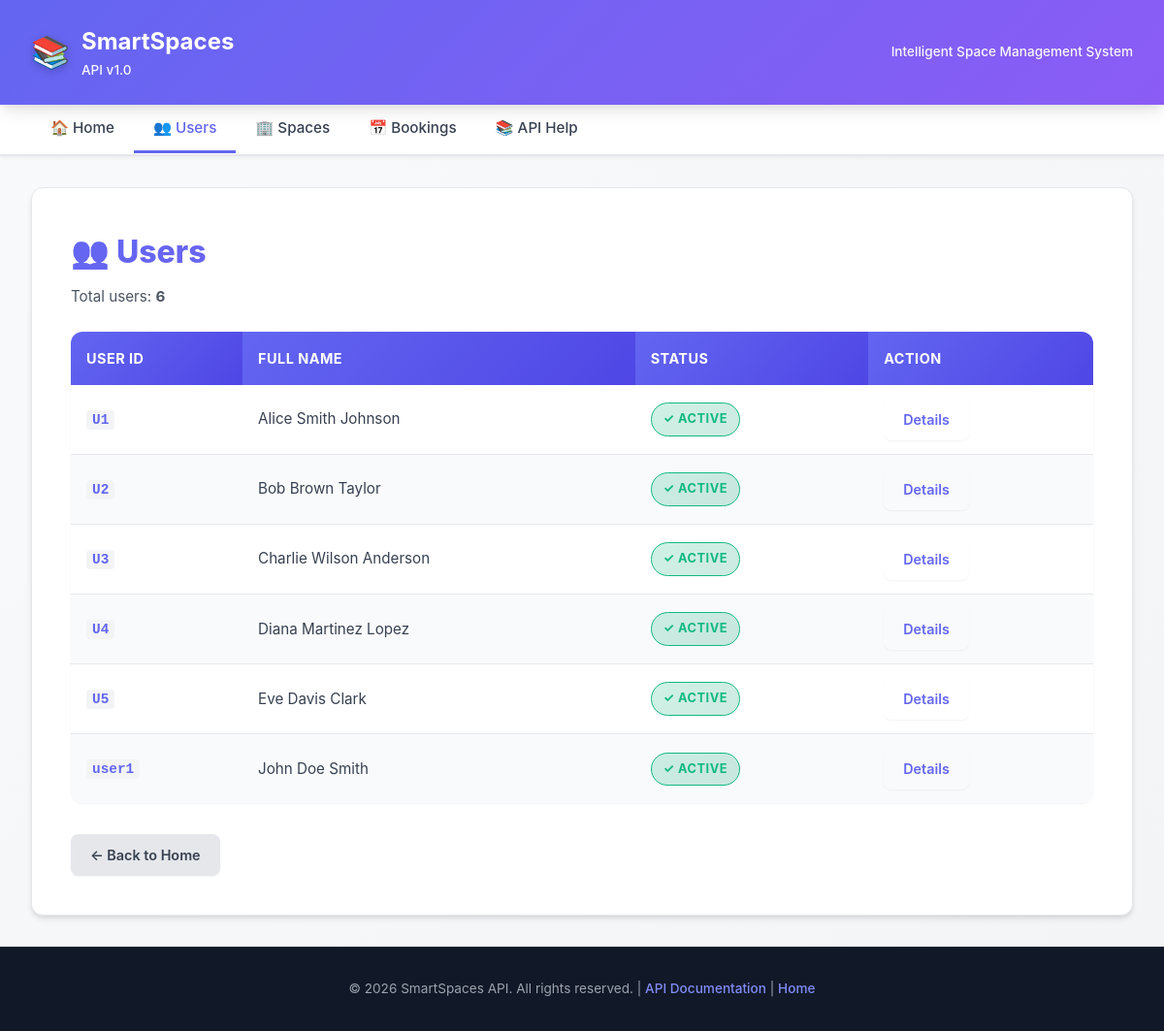
/users, run on an earlier commit of the app's database.
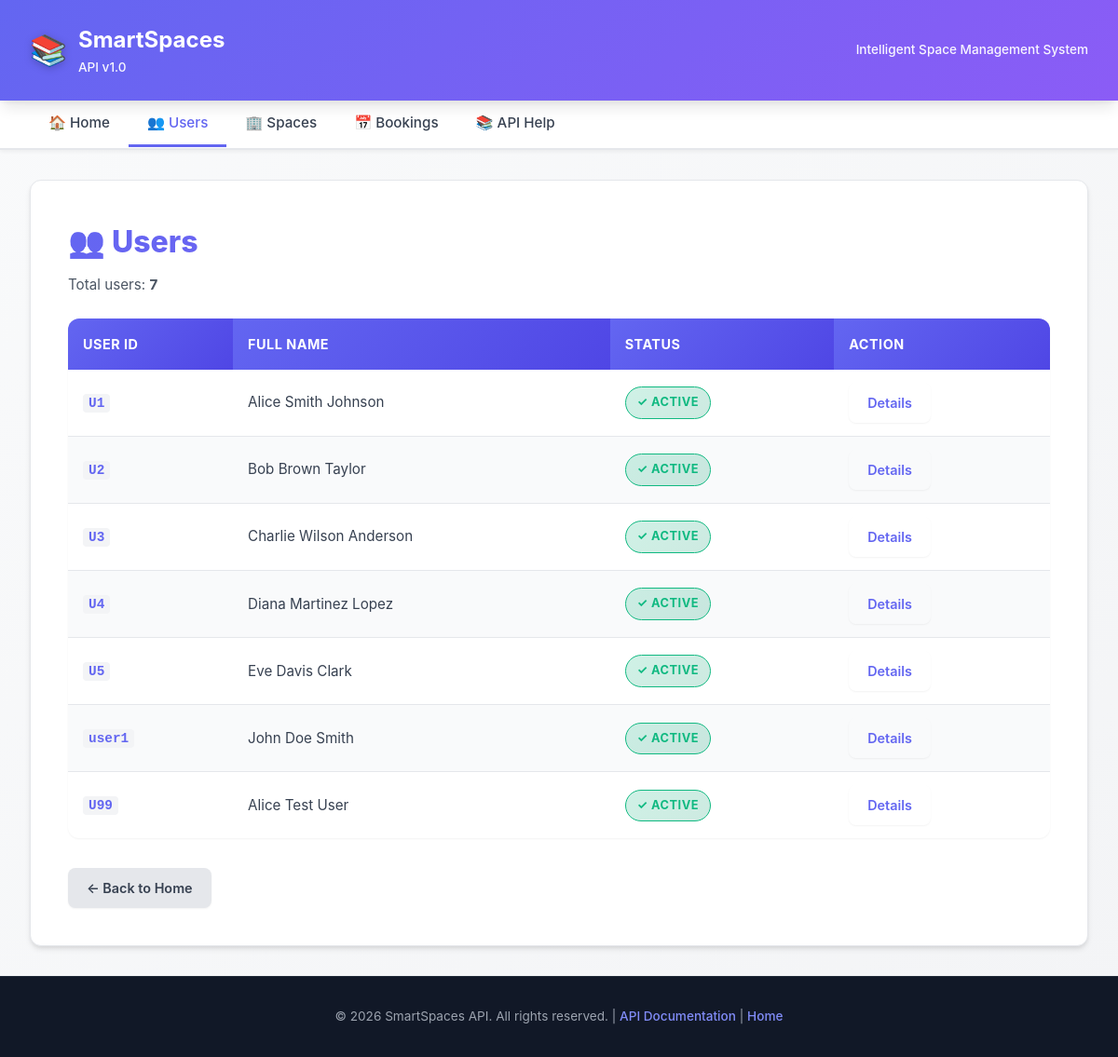
And on a later commit of the database.
### tables this page shows
CREATE TABLE users (
        user_id  TEXT PRIMARY KEY,
        name     TEXT    NOT NULL,
        surname1 TEXT    NOT NULL,
        surname2 TEXT    NOT NULL,
        active   INTEGER NOT NULL
    );

### presentation/app.py (the view)
@app.route("/users", methods=["GET"])
def list_users():
    try:
        users = user_service.list_users()
        formatted_users = [format_user(u) for u in users]
        return render_template('users.html', users=formatted_users)
    except Exception as e:
        logger.error(f"Error al listar usuarios: {str(e)}")
        return error_response(f"Error al listar usuarios: {str(e)}", 500)

### application/user_service.py (called while the page is built)
    def list_users(self):
        return self._user_repo.list()

### domain/user.py (called while the page is built)
    @property
    def user_id(self):
        return self.__user_id

    @property
    def name(self):
        return self._name

    @property
    def surname1(self):
        return self._surname1

    @property
    def surname2(self):
        return self._surname2

    def full_name(self):
        return f"{self.name} {self.surname1} {self.surname2}"

    def is_active(self):
        return self._active

### infrastructure/user_sqlite_repository.py (called while the page is built)
    def _connect(self):
        conn = sqlite3.connect(self._db_path)
        conn.execute("PRAGMA foreign_keys = ON")
        return conn

### presentation/app.py (called while the page is built)
@app.before_request
def log_request():
    logger.info(f"{request.method} {request.path}")

def format_user(user):
    return {
        "user_id": user.user_id,
        "name": user.name,
        "surname1": user.surname1,
        "surname2": user.surname2,
        "full_name": user.full_name(),
        "active": user.is_active(),
    }

### presentation/templates/users.html (shortened to what this page needs)
{% extends "base.html" %}
{% block content %}
<h1>👥 Users</h1>
{% if users %}
    <p>Total users: <strong>{{ users|length }}</strong></p>
    <table>
        <thead>
            <tr>
                <th>User ID</th>
                <th>Full Name</th>
                <th>Status</th>
                <th>Action</th>
            </tr>
        </thead>
        <tbody>
            {% for user in users %}
            <tr>
                <td><code>{{ user.user_id }}</code></td>
                <td>{{ user.full_name }}</td>
                <td>
                    {% if user.active %}
                        <span class="badge active">✓ Active</span>
                    {% else %}
                        <span class="badge inactive">✗ Inactive</span>
                    {% endif %}
                </td>
                <td>
                    <a href="{{ url_for('get_user', user_id=user.user_id) }}" class="btn">Details</a>
                </td>
            </tr>
            {% endfor %}
        </tbody>
    </table>
{% else %}
    <div class="warning-box">
        <strong>⚠️ No users found</strong>
    </div>
{% endif %}
<div class="mt-3">
    <a href="{{ url_for('index') }}" class="btn secondary">← Back to Home</a>
</div>
{% endblock %}

What changed in the data, as far as the page shows it:
added users: user_id "U99", full_name "Alice Test User", active "✓ ACTIVE"
Also different on the page:
{{ users|length }}: "6" → "7"
